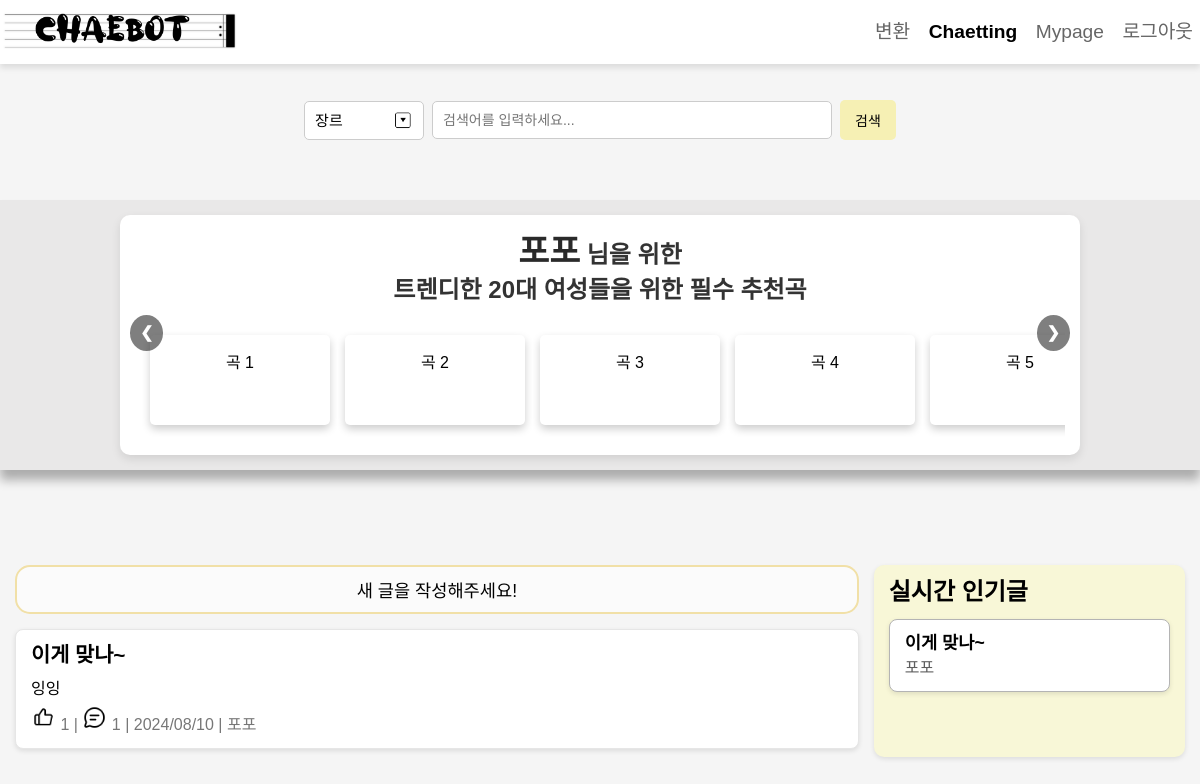
Page /chaetting_view/ (signed in) on the committed database.
### myapp/models.py (models this page shows, shortened)
class CustomUser(AbstractUser):
    user_id = models.CharField(max_length=150, unique=True)
    email = models.EmailField(unique=True)
    age_group = models.CharField(max_length=10, blank=True, null=True)
    gender = models.CharField(max_length=10, blank=True, null=True)
    genres = models.CharField(max_length=255, blank=True, null=True)  # 새로운 필드 추가
    username = models.CharField(max_length=150)
    USERNAME_FIELD = "user_id"
    REQUIRED_FIELDS = ["email"]

class Post(models.Model):
    author = models.ForeignKey(settings.AUTH_USER_MODEL, on_delete=models.CASCADE)
    title = models.CharField(max_length=200)
    content = models.TextField()
    genre = models.CharField(max_length=100)
    mp3_file = models.FileField(upload_to="mp3s/", blank=True, null=True)
    sheet_file = models.FileField(upload_to="sheets/", blank=True, null=True)
    created_at = models.DateTimeField(auto_now_add=True)
    likes = models.ManyToManyField(
        settings.AUTH_USER_MODEL, related_name="liked_posts", blank=True
    )
    def total_likes(self):
        return self.likes.count()

### myapp/views.py (the view)
# urls.py: path("chaetting_view/", v.chaetting_view, name="chaetting_view"),
@login_required
def chaetting_view(request):
    posts = Post.objects.annotate(
        comment_count=Count("comments", distinct=True)
        + Count("comments__replies", distinct=True)
    )
    popular_posts = Post.objects.order_by("-created_at")[:5]  # 예시로 최신 5개 인기글
    context = {
        "posts": posts,
        "popular_posts": popular_posts,
        "GENRES": GENRES,
    }
    return render(request, "chaetting.html", context)

### myapp/templates/chaetting.html (shortened to what this page needs)
<!DOCTYPE html>
<html lang="ko">
<head>
    {% load static %}
    <link rel="stylesheet" href="{% static 'css/reset.css' %}">
</head>
<body>
    <nav class="navbar">
        <div class="navbar-logo">
            <a href="/"><img src="{% static 'img/logo.png' %}" alt="MP3 to Drum Sheet Converter"></a>
        </div>
        <div class="navbar-menu">
            <a href="{% url 'index' %}">변환</a>
            <a href="{% url 'chaetting_view' %}" class="active">Chaetting</a>
            {% if user.is_authenticated %}
                <a href="{% url 'mypage' %}">Mypage</a>
                <a href="{% url 'logout' %}">로그아웃</a>
            {% else %}
                <a href="{% url 'login' %}">로그인</a>
            {% endif %}
        </div>
    </nav>
    <main>
        <div class="search-bar">
            <select id="search-type">
                <option value="genre">장르</option>
            </select>
            <input type="text" placeholder="검색어를 입력하세요..." id="search-input">
            <button onclick="searchPosts()">검색</button>
        </div>
        <div class="slider-background-container">
            <div class="slider-container">
                <div id="slider-1" class="slider">
                    <h2><span class="username-highlight">{{ user.username }}</span> 님을 위한<br>트렌디한 20대 여성들을 위한 필수 추천곡</h2>
                    <div class="items">
                    </div>
                    <a class="arrow left" onclick="previousSlide()">&#10094;</a>
                    <a class="arrow right" onclick="nextSlide()">&#10095;</a>
                </div>
            </div>
        </div>
        <div class="container">
            <div class="feed">
                <button class="new-post-btn" onclick="togglePostForm()">새 글을 작성해주세요!</button>
                {% for post in posts %}
                <div class="post">
                    <h3><a href="{% url 'post_detail' post.id %}">{{ post.title }}</a></h3>
                    <p>{{ post.content }}</p>
                    <small>
                        <img src="{% static 'img/bold_like.png' %}" alt="Like" class="like-comment-icons"> {{ post.total_likes }} |
                        <img src="{% static 'img/comment.png' %}" alt="Comment" class="like-comment-icons"> {{ post.comment_count }} |
                        {{ post.created_at|date:"Y/m/d" }} | {{ post.author.username }}
                    </small>
                </div>
                {% endfor %}
            </div>
            <div class="sidebar">
                <h3>실시간 인기글</h3>
                {% for post in popular_posts %}
                <div class="popular-post">
                    <h4>{{ post.title }}</h4>
                    <small>{{ post.author.username }}</small>
                </div>
                {% endfor %}
            </div>
        </div>
    </main>
</body>
</html>

### rows in the picture
CustomUser: username "포포"
Post: title "이게 맞나~", content "잉잉", total_likes "1", comment_count "1", created_at "2024/08/10", author.username "포포"
